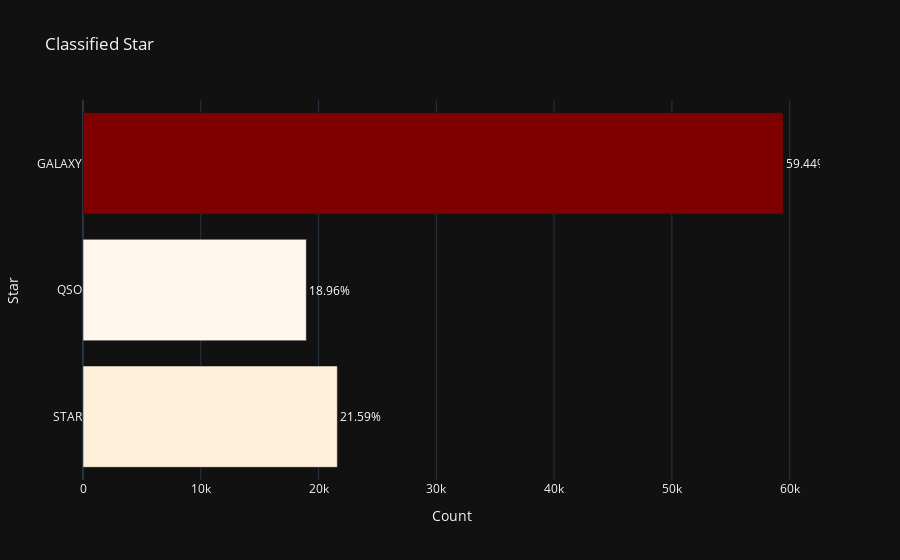

The notebook cell saved with this chart:
### Code cell
# Visualize data distribution
total = len(data)
star = data["class"].value_counts()
star = star.sort_index(ascending=False)
percentage = [str(round(value / total * 100, 2)) + "%" for value in star.values]
class_labels = [class_label for class_label in star.index]
trace0 = go.Bar(
    x=star.values,
    y=class_labels,
    orientation="h",
    text=star.index,
    texttemplate=percentage,
    textposition="outside",
    textfont_color="white",
    marker=dict(color=star.values, colorscale="OrRd"),
)
fig_data = [trace0]
fig = go.Figure(fig_data)
fig.update_layout(
    title="Classified Star",
    xaxis_title="Count",
    yaxis_title="Star",
    template="plotly_dark",
)
fig.show()

### Figure 1 — Plotly figure (JSON) as saved in the notebook; plotly's stock layout.template omitted (floating-point values rounded to 4 significant figures)
{"data": [{"marker": {"color": [21594, 18961, 59445], "colorscale": [[0, "rgb(255,247,236)"], [0.125, "rgb(254,232,200)"], [0.25, "rgb(253,212,158)"], [0.375, "rgb(253,187,132)"], [0.5, "rgb(252,141,89)"], [0.625, "rgb(239,101,72)"], [0.75, "rgb(215,48,31)"], [0.875, "rgb(179,0,0)"], [1, "rgb(127,0,0)"]]}, "orientation": "h", "text": ["STAR", "QSO", "GALAXY"], "textfont": {"color": "white"}, "textposition": "outside", "texttemplate": ["21.59%", "18.96%", "59.44%"], "type": "bar", "x": [21594, 18961, 59445], "y": ["STAR", "QSO", "GALAXY"]}], "layout": {"title": {"text": "Classified Star"}, "xaxis": {"title": {"text": "Count"}}, "yaxis": {"title": {"text": "Star"}}}}
